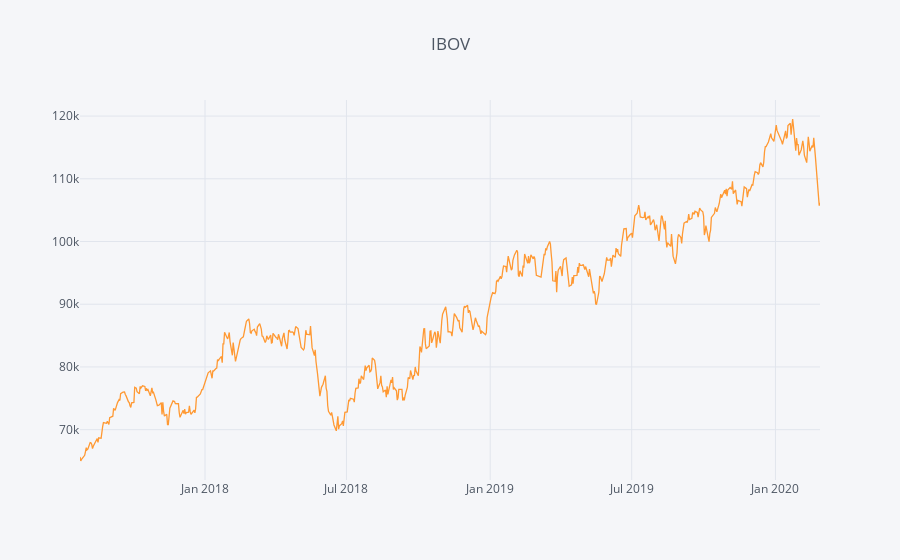

The notebook cell saved with this chart:
### Code cell
# visu
import plotly.plotly as ply
import cufflinks as cf

data.iplot(title="IBOV")

### Figure 1 — Plotly figure (JSON) as saved in the notebook; plotly's stock layout.template omitted (floating-point values rounded to 4 significant figures; data arrays with more than 128 entries replaced by an {"elided": "..."} marker saying what was removed)
{"data": [{"line": {"color": "rgba(255, 153, 51, 1.0)", "dash": "solid", "shape": "linear", "width": 1.3}, "mode": "lines", "name": "Close", "text": "", "type": "scatter", "uid": "954e87c9-9274-4325-b5f2-e809054265f4", "x": {"elided": "640 str values"}, "y": {"elided": "640 float values"}}], "layout": {"legend": {"bgcolor": "#F5F6F9", "font": {"color": "#4D5663"}}, "paper_bgcolor": "#F5F6F9", "plot_bgcolor": "#F5F6F9", "title": {"font": {"color": "#4D5663"}, "text": "IBOV"}, "xaxis": {"gridcolor": "#E1E5ED", "showgrid": true, "tickfont": {"color": "#4D5663"}, "title": {"font": {"color": "#4D5663"}, "text": ""}, "zerolinecolor": "#E1E5ED"}, "yaxis": {"gridcolor": "#E1E5ED", "showgrid": true, "tickfont": {"color": "#4D5663"}, "title": {"font": {"color": "#4D5663"}, "text": ""}, "zerolinecolor": "#E1E5ED"}}}
